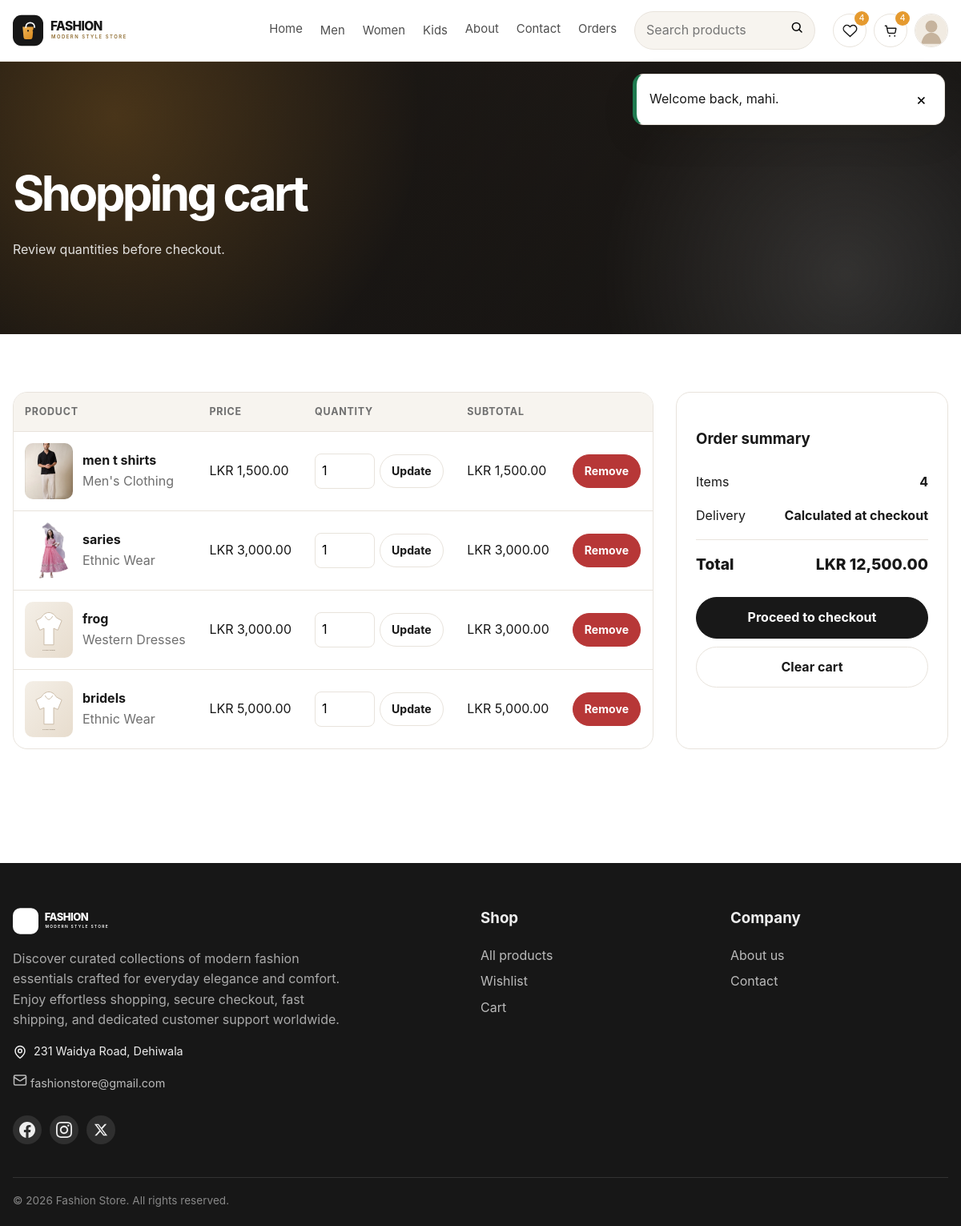
Screenshot of /cart.php (signed in) with the database file from the repository.
### tables this page shows
CREATE TABLE `cart` (
  `id` varchar(20) NOT NULL,
  `user_id` varchar(20) NOT NULL,
  `product_id` varchar(20) NOT NULL,
  `price` decimal(12,2) NOT NULL,
  `qty` int(10) UNSIGNED NOT NULL DEFAULT 1,
  `option_size` varchar(50) NOT NULL DEFAULT '',
  `created_at` timestamp NOT NULL DEFAULT current_timestamp()
);

CREATE TABLE `products` (
  `id` varchar(20) NOT NULL,
  `seller_id` varchar(20) NOT NULL,
  `name` varchar(80) NOT NULL,
  `price` decimal(12,2) NOT NULL,
  `category` varchar(100) NOT NULL DEFAULT 'Other',
  `thumb_one` varchar(150) NOT NULL DEFAULT '',
  `thumb_two` varchar(150) NOT NULL DEFAULT '',
  `thumb_three` varchar(150) NOT NULL DEFAULT '',
  `stock` int(10) UNSIGNED NOT NULL DEFAULT 0,
  `product_detail` text NOT NULL,
  `status` varchar(20) NOT NULL DEFAULT 'active',
  `created_at` timestamp NOT NULL DEFAULT current_timestamp(),
  `updated_at` timestamp NOT NULL DEFAULT current_timestamp() ON UPDATE current_timestamp()
);

### components/functions.php (called while the page is built, shortened)
<?php
function app_root_path(): string
{
    return dirname(__DIR__);
}
function app_base_url(): string
{
    static $base = null;
    if ($base !== null) {
        return $base;
    }
    $documentRoot = realpath($_SERVER['DOCUMENT_ROOT'] ?? '') ?: '';
    $projectRoot = realpath(app_root_path()) ?: app_root_path();
    $documentRoot = str_replace('\\', '/', $documentRoot);
    $projectRoot = str_replace('\\', '/', $projectRoot);
    if ($documentRoot !== '' && str_starts_with(strtolower($projectRoot), strtolower($documentRoot))) {
        $base = '/' . trim(substr($projectRoot, strlen($documentRoot)), '/');
        if ($base === '/') {
            $base = '';
        }
    } else {
        $base = '';
    }
    return $base;
}
function app_url(string $path = ''): string
{
    $path = ltrim($path, '/');
    $baseUrl = app_base_url();
    if ($baseUrl === '' || $baseUrl === '/') {
        $baseUrl = '/fashion_web';
    }
    return $baseUrl . ($path !== '' ? '/' . $path : '');
}
function e(mixed $value): string
{
    return htmlspecialchars((string) $value, ENT_QUOTES | ENT_SUBSTITUTE, 'UTF-8');
}
function pull_flashes(): array
{
    $flashes = $_SESSION['flashes'] ?? [];
    return is_array($flashes) ? $flashes : [];
}
function synchronise_auth_sessions(PDO $conn): array
{
    $resolved = ['user_id' => '', 'seller_id' => ''];
    $invalidated = false;
    $sources = ['user_id' => 'users', 'seller_id' => 'sellers'];
    foreach ($sources as $sessionKey => $table) {
        $raw = $_SESSION[$sessionKey] ?? '';
        $id = is_scalar($raw) ? trim((string) $raw) : '';
        if ($id === '' || !preg_match('/^[A-Za-z0-9_-]{1,20}$/', $id)) {
            continue;
        }
        $stmt = $conn->prepare("SELECT id FROM `{$table}` WHERE id = ? LIMIT 1");
        $stmt->execute([$id]);
        $storedId = $stmt->fetchColumn();
        $resolved[$sessionKey] = (string) $storedId;
    }
    return [$resolved['user_id'], $resolved['seller_id']];
}
function uploaded_image_url(?string $filename, string $kind = 'product'): string
{
    $filename = basename((string) $filename);
    if ($filename !== '' && is_file(app_root_path() . '/uploaded_files/' . $filename)) {
        return app_url('uploaded_files/' . rawurlencode($filename));
    }
    return app_url($kind === 'avatar' ? 'assets/avatar.svg' : 'assets/product-placeholder.svg');
}
function money(mixed $amount): string
{
    return 'LKR ' . number_format((float) $amount, 2);
}
function current_user(PDO $conn): ?array
{
    $id = (string) ($GLOBALS['user_id'] ?? $_SESSION['user_id'] ?? '');
    $stmt = $conn->prepare('SELECT * FROM users WHERE id = ? LIMIT 1');
    $stmt->execute([$id]);
    $user = $stmt->fetch(PDO::FETCH_ASSOC) ?: null;
    return $user;
}
function cart_count(PDO $conn, string $userId): int
{
    $stmt = $conn->prepare("SELECT COALESCE(SUM(c.qty), 0) FROM cart c JOIN products p ON p.id = c.product_id WHERE c.user_id = ? AND p.status = 'active'");
    $stmt->execute([$userId]);
    return (int) $stmt->fetchColumn();
}
function wishlist_count(PDO $conn, string $userId): int
{
    $stmt = $conn->prepare("SELECT COUNT(*) FROM wishlist w JOIN products p ON p.id = w.product_id WHERE w.user_id = ? AND p.status = 'active'");
    $stmt->execute([$userId]);
    return (int) $stmt->fetchColumn();
}

### components/connect.php (called while the page is built, shortened)
<?php
require_once __DIR__ . '/functions.php';
$host = getenv('DB_HOST') ?: '127.0.0.1';
$dbName = getenv('DB_NAME') ?: 'fashion_db';
$dbUser = getenv('DB_USER') ?: 'root';
$dbPass = getenv('DB_PASS') ?: '';
$configuredPort = getenv('DB_PORT');
$ports = $configuredPort !== false && $configuredPort !== '' ? [(int) $configuredPort] : [3306, 3307];
$conn = null;
foreach (array_unique($ports) as $port) {
    try {
        $dsn = "mysql:host={$host};port={$port};dbname={$dbName};charset=utf8mb4";
        $conn = new PDO($dsn, $dbUser, $dbPass, [
            PDO::ATTR_ERRMODE => PDO::ERRMODE_EXCEPTION,
            PDO::ATTR_DEFAULT_FETCH_MODE => PDO::FETCH_ASSOC,
            PDO::ATTR_EMULATE_PREPARES => false,
        ]);
        break;
    } catch (Throwable $exception) {
        $connectionError = $exception;
    }
}
[$user_id, $seller_id] = synchronise_auth_sessions($conn);

### cart.php (the view, shortened to what this page needs)
<?php
require_once __DIR__ . '/components/connect.php';
$stmt = $conn->prepare("SELECT c.id AS cart_id, c.qty, c.option_size, p.* FROM cart c JOIN products p ON p.id = c.product_id WHERE c.user_id = ? AND p.status = 'active' ORDER BY c.created_at DESC");
$stmt->execute([$user_id]);
$items = $stmt->fetchAll();
$total = 0;
foreach ($items as $item) $total += (float)$item['price'] * (int)$item['qty'];
?>
<!doctype html><html lang="en"><head><link rel="stylesheet" href="<?= e(app_url('css/user_style.css')) ?>?v=<?= filemtime(app_root_path().'/css/user_style.css') ?>"></head><body>
<?php include __DIR__ . '/components/user_header.php'; ?>
<section class="page-hero"><div class="container"><h1>Shopping cart</h1><p>Review quantities before checkout.</p></div></section>
<section class="section"><div class="container">
<?php if ($items): ?><div class="two-column"><div class="table-wrap"><table class="data-table"><thead><tr><th>Product</th><th>Price</th><th>Quantity</th><th>Subtotal</th><th></th></tr></thead><tbody><?php foreach ($items as $item): ?><tr><td><div class="table-product"><img src="<?= e(uploaded_image_url($item['thumb_one'])) ?>" alt=""><div><strong><?= e($item['name']) ?></strong><div class="muted"><?= e($item['category']) ?><?= $item['option_size'] !== '' ? ' • Size: ' . e($item['option_size']) : '' ?></div></div></div></td><td><?= e(money($item['price'])) ?></td><td><form method="post" style="display:flex;gap:6px;align-items:center"><?= csrf_field() ?><input type="hidden" name="cart_id" value="<?= e($item['cart_id']) ?>"><input style="width:75px;padding:8px;border:1px solid var(--line);border-radius:8px" type="number" name="qty" min="1" max="<?= max(1,(int)$item['stock']) ?>" value="<?= (int)$item['qty'] ?>"><button class="button secondary small" type="submit" name="update_cart">Update</button></form></td><td><?= e(money((float)$item['price']*(int)$item['qty'])) ?></td><td><form method="post" onsubmit="return confirm('Remove this item?')"><?= csrf_field() ?><input type="hidden" name="cart_id" value="<?= e($item['cart_id']) ?>"><button class="button danger small" type="submit" name="remove_cart">Remove</button></form></td></tr><?php endforeach; ?></tbody></table></div><aside class="summary-card"><h3>Order summary</h3><div class="summary-row"><span>Items</span><strong><?= cart_count($conn,$user_id) ?></strong></div><div class="summary-row"><span>Delivery</span><strong>Calculated at checkout</strong></div><div class="summary-row total"><span>Total</span><span><?= e(money($total)) ?></span></div><a class="button" style="width:100%;margin-top:18px" href="<?= e(app_url('checkout.php')) ?>">Proceed to checkout</a><form method="post" onsubmit="return confirm('Clear your cart?')" style="margin-top:10px"><?= csrf_field() ?><button class="button secondary" style="width:100%" type="submit" name="clear_cart">Clear cart</button></form></aside></div><?php else: ?><div class="empty-state"><h3>Your cart is empty</h3><p>Add products before proceeding to checkout.</p><a class="button" href="<?= e(app_url('shop.php')) ?>">Start shopping</a></div><?php endif; ?>
</div></section>
<?php include __DIR__ . '/components/user_footer.php'; include __DIR__ . '/components/alert.php'; ?>
</body></html>

### components/user_header.php (shortened to what this page needs)
<?php
$user = current_user($conn);
$cartItemsCount = cart_count($conn, $user_id);
$wishlistItemsCount = wishlist_count($conn, $user_id);
$currentPage = basename($_SERVER['PHP_SELF'] ?? '');
$categoryFilter = clean_text((string) ($_GET['category'] ?? ''), 100);
$qFilter = strtolower(clean_text((string) ($_GET['q'] ?? ''), 100));
$isMenActive = $currentPage === 'shop.php' && (
    $categoryFilter === "Men's Clothing" || $categoryFilter === "Men's Footwear" || $categoryFilter === "Men's Accessories" || $categoryFilter === "MEN" ||
    (in_array($categoryFilter, ["Footwear", "Men's Footwear", "Accessories", "Men's Accessories"], true) && str_contains($qFilter, 'men'))
);
$isWomenActive = $currentPage === 'shop.php' && (
    in_array($categoryFilter, ["Women's Clothing", "Women's Footwear", "Women's Accessories", "Handbags & Purses", "Western Dresses", "Ethnic Wear", "WOMEN"], true) ||
    (in_array($categoryFilter, ["Footwear", "Women's Footwear", "Accessories", "Women's Accessories"], true) && str_contains($qFilter, 'women'))
);
$isKidsActive = $currentPage === 'shop.php' && (
    in_array($categoryFilter, ["Kids' Clothing", "Baby & Toddler Wear", "Kids' Footwear", "School Bags & Toys", "KIDS"], true) ||
    (in_array($categoryFilter, ["Footwear", "Accessories"], true) && str_contains($qFilter, 'kid'))
);
?>
<header class="site-header">
    <div class="container header-inner">
        <a class="brand" href="<?= e(app_url('home.php')) ?>" aria-label="Fashion home">
            <img src="<?= e(app_url('assets/logo.svg')) ?>" alt="Fashion Store logo">
        </a>
        <nav class="main-nav" data-main-nav>
            <a class="<?= $currentPage === 'home.php' ? 'active' : '' ?>" href="<?= e(app_url('home.php')) ?>">Home</a>
            <div class="nav-item dropdown">
                <a class="dropdown-toggle <?= $isMenActive ? 'active' : '' ?>" href="<?= e(app_url('shop.php?category=Men%27s+Clothing')) ?>">Men</a>
            </div>
            <div class="nav-item dropdown">
                <a class="dropdown-toggle <?= $isWomenActive ? 'active' : '' ?>" href="<?= e(app_url('shop.php?category=Women%27s+Clothing')) ?>">Women</a>
            </div>
            <div class="nav-item dropdown">
                <a class="dropdown-toggle <?= $isKidsActive ? 'active' : '' ?>" href="<?= e(app_url('shop.php?category=Kids%27+Clothing')) ?>">Kids</a>
            </div>
            <a class="<?= $currentPage === 'about.php' ? 'active' : '' ?>" href="<?= e(app_url('about.php')) ?>">About</a>
            <a class="<?= $currentPage === 'contact.php' ? 'active' : '' ?>" href="<?= e(app_url('contact.php')) ?>">Contact</a>
            <?php if ($user): ?>
                <a class="<?= $currentPage === 'order.php' ? 'active' : '' ?>" href="<?= e(app_url('order.php')) ?>">Orders</a>
            <?php endif; ?>
        </nav>
        <form class="header-search" action="<?= e(app_url('shop.php')) ?>" method="get">
            <input type="search" name="q" value="<?= e($_GET['q'] ?? '') ?>" placeholder="Search products" aria-label="Search products">
            <button type="submit" aria-label="Search"><svg viewBox="0 0 24 24" width="18" height="18" aria-hidden="true"><circle cx="11" cy="11" r="6.5" fill="none" stroke="currentColor" stroke-width="2"/><path d="m16 16 4 4" stroke="currentColor" stroke-width="2" stroke-linecap="round"/></svg></button>
        </form>
        <div class="header-actions">
            <a class="icon-link" href="<?= e(app_url('wishlist.php')) ?>" aria-label="Wishlist"><svg viewBox="0 0 24 24" width="19" height="19" aria-hidden="true"><path d="M20.8 4.7a5.5 5.5 0 0 0-7.8 0L12 5.8l-1.1-1.1a5.5 5.5 0 0 0-7.8 7.8L12 21l8.8-8.5a5.5 5.5 0 0 0 0-7.8Z" fill="none" stroke="currentColor" stroke-width="1.8"/></svg><span><?= $wishlistItemsCount ?></span></a>
            <a class="icon-link" href="<?= e(app_url('cart.php')) ?>" aria-label="Cart"><svg viewBox="0 0 24 24" width="19" height="19" aria-hidden="true"><path d="M3 4h2l2.2 10.2a2 2 0 0 0 2 1.6h7.7a2 2 0 0 0 2-1.5L20 8H6" fill="none" stroke="currentColor" stroke-width="1.8" stroke-linecap="round" stroke-linejoin="round"/><circle cx="10" cy="20" r="1.2"/><circle cx="18" cy="20" r="1.2"/></svg><span><?= $cartItemsCount ?></span></a>
            <button class="avatar-button" type="button" data-profile-toggle aria-label="Account">
                <img src="<?= e(uploaded_image_url($user['image'] ?? '', 'avatar')) ?>" alt="Account">
            </button>
        </div>
    </div>
</header>

### components/user_footer.php (shortened to what this page needs)
<footer class="site-footer">
    <div class="container footer-grid">
        <div class="footer-about">
            <img class="footer-logo" src="<?= e(app_url('assets/logo.svg')) ?>" alt="Fashion">
            <p>Discover curated collections of modern fashion essentials crafted for everyday elegance and comfort. Enjoy effortless shopping, secure checkout, fast shipping, and dedicated customer support worldwide.</p>
            <div class="footer-contact-info">
                <div class="footer-contact-item">
                    <svg width="18" height="18" viewBox="0 0 24 24" fill="none" stroke="currentColor" stroke-width="2" stroke-linecap="round" stroke-linejoin="round">
                        <path d="M20 10c0 6-8 12-8 12s-8-6-8-12a8 8 0 0 1 16 0Z"></path>
                        <circle cx="12" cy="10" r="3"></circle>
                    </svg>
                    <span>231 Waidya Road, Dehiwala</span>
                </div>
                <div class="footer-contact-item">
                    <a href="mailto:yourbrandname@gmail.com" class="footer-email">
                        <svg width="18" height="18" viewBox="0 0 24 24" fill="none" stroke="currentColor" stroke-width="2" stroke-linecap="round" stroke-linejoin="round">
                            <rect width="20" height="16" x="2" y="4" rx="2"></rect>
                            <path d="m22 7-8.97 5.7a1.94 1.94 0 0 1-2.06 0L2 7"></path>
                        </svg>
                        <span>fashionstore@gmail.com</span>
                    </a>
                </div>
            </div>
            <div class="footer-social-links">
                <a href="https://facebook.com/yourpage" target="_blank" rel="noopener noreferrer" aria-label="Facebook">
                </a>
                <a href="https://instagram.com/yourprofile" target="_blank" rel="noopener noreferrer" aria-label="Instagram">
                </a>
                <a href="https://x.com/yourhandle" target="_blank" rel="noopener noreferrer" aria-label="X (Twitter)">
                    <svg width="18" height="18" fill="currentColor" viewBox="0 0 24 24">
                        <path d="M18.244 2.25h3.308l-7.227 8.26 8.502 11.24H16.17l-5.214-6.817L4.99 21.75H1.68l7.73-8.835L1.254 2.25H8.08l4.713 6.231zm-1.161 17.52h1.833L7.084 4.126H5.117z"/>
                    </svg>
                </a>
            </div>
        </div>
        <div>
            <h3>Shop</h3>
            <a href="<?= e(app_url('shop.php')) ?>">All products</a>
            <a href="<?= e(app_url('wishlist.php')) ?>">Wishlist</a>
            <a href="<?= e(app_url('cart.php')) ?>">Cart</a>
        </div>
        <div>
            <h3>Company</h3>
            <a href="<?= e(app_url('about.php')) ?>">About us</a>
            <a href="<?= e(app_url('contact.php')) ?>">Contact</a>
        </div>
    </div>
    <div class="container footer-bottom">© <?= date('Y') ?> Fashion Store. All rights reserved.</div>
</footer>

### components/alert.php (shortened to what this page needs)
<?php
$allFlashes = pull_flashes();
?>
<?php if ($allFlashes): ?>
<div class="toast-stack" aria-live="polite">
    <?php foreach ($allFlashes as $flash): ?>
        <div class="toast toast-<?= e($flash['type'] ?? 'info') ?>">
            <span><?= e($flash['message'] ?? '') ?></span>
            <button type="button" aria-label="Close" onclick="this.parentElement.remove()">&times;</button>
        </div>
    <?php endforeach; ?>
</div>
<?php endif; ?>

### rows the page displays
cart: product.thumb_one (picture), product.name "men t shirts", product.category "Men's Clothing", product.price "LKR 1,500.00", qty "1", money((float)$item['price']*(int)$item['qty']) "LKR 1,500.00"
cart: product.thumb_one (picture), product.name "saries", product.category "Ethnic Wear", product.price "LKR 3,000.00", qty "1", money((float)$item['price']*(int)$item['qty']) "LKR 3,000.00"
cart: product.name "frog", product.category "Western Dresses", product.price "LKR 3,000.00", qty "1", money((float)$item['price']*(int)$item['qty']) "LKR 3,000.00"
cart: product.name "bridels", product.category "Ethnic Wear", product.price "LKR 5,000.00", qty "1", money((float)$item['price']*(int)$item['qty']) "LKR 5,000.00"

### other values shown
$wishlistItemsCount "4"
$cartItemsCount "4"
cart_count($conn,$user_id) "4"
money($total) "LKR 12,500.00"
$flash['message'] "Welcome back, mahi."
